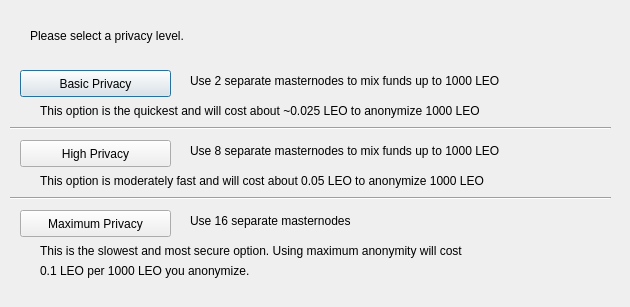
<?xml version="1.0" encoding="UTF-8"?>
<ui version="4.0">
 <class>DarksendConfig</class>
 <widget class="QDialog" name="DarksendConfig">
  <property name="geometry">
   <rect>
    <x>0</x>
    <y>0</y>
    <width>630</width>
    <height>307</height>
   </rect>
  </property>
  <property name="windowTitle">
   <string>Configure PrivateSend</string>
  </property>
  <widget class="QPushButton" name="buttonBasic">
   <property name="geometry">
    <rect>
     <x>20</x>
     <y>70</y>
     <width>151</width>
     <height>27</height>
    </rect>
   </property>
   <property name="text">
    <string>Basic Privacy</string>
   </property>
  </widget>
  <widget class="QPushButton" name="buttonHigh">
   <property name="geometry">
    <rect>
     <x>20</x>
     <y>140</y>
     <width>151</width>
     <height>27</height>
    </rect>
   </property>
   <property name="text">
    <string>High Privacy</string>
   </property>
  </widget>
  <widget class="QPushButton" name="buttonMax">
   <property name="geometry">
    <rect>
     <x>20</x>
     <y>210</y>
     <width>151</width>
     <height>27</height>
    </rect>
   </property>
   <property name="text">
    <string>Maximum Privacy</string>
   </property>
  </widget>
  <widget class="QLabel" name="label">
   <property name="geometry">
    <rect>
     <x>30</x>
     <y>20</y>
     <width>571</width>
     <height>31</height>
    </rect>
   </property>
   <property name="text">
    <string>Please select a privacy level.</string>
   </property>
  </widget>
  <widget class="QLabel" name="label_2">
   <property name="geometry">
    <rect>
     <x>190</x>
     <y>70</y>
     <width>421</width>
     <height>21</height>
    </rect>
   </property>
   <property name="text">
    <string>Use 2 separate masternodes to mix funds up to 1000 LEO</string>
   </property>
  </widget>
  <widget class="QLabel" name="label_3">
   <property name="geometry">
    <rect>
     <x>190</x>
     <y>140</y>
     <width>411</width>
     <height>21</height>
    </rect>
   </property>
   <property name="text">
    <string>Use 8 separate masternodes to mix funds up to 1000 LEO</string>
   </property>
  </widget>
  <widget class="QLabel" name="label_4">
   <property name="geometry">
    <rect>
     <x>190</x>
     <y>210</y>
     <width>421</width>
     <height>21</height>
    </rect>
   </property>
   <property name="text">
    <string>Use 16 separate masternodes</string>
   </property>
  </widget>
  <widget class="QLabel" name="label_6">
   <property name="geometry">
    <rect>
     <x>40</x>
     <y>100</y>
     <width>561</width>
     <height>21</height>
    </rect>
   </property>
   <property name="text">
    <string>This option is the quickest and will cost about ~0.025 LEO to anonymize 1000 LEO</string>
   </property>
  </widget>
  <widget class="QLabel" name="label_7">
   <property name="geometry">
    <rect>
     <x>40</x>
     <y>170</y>
     <width>561</width>
     <height>21</height>
    </rect>
   </property>
   <property name="text">
    <string>This option is moderately fast and will cost about 0.05 LEO to anonymize 1000 LEO</string>
   </property>
  </widget>
  <widget class="QLabel" name="label_8">
   <property name="geometry">
    <rect>
     <x>40</x>
     <y>240</y>
     <width>561</width>
     <height>21</height>
    </rect>
   </property>
   <property name="text">
    <string>This is the slowest and most secure option. Using maximum anonymity will cost</string>
   </property>
  </widget>
  <widget class="QLabel" name="label_9">
   <property name="geometry">
    <rect>
     <x>40</x>
     <y>260</y>
     <width>561</width>
     <height>21</height>
    </rect>
   </property>
   <property name="text">
    <string>0.1 LEO per 1000 LEO you anonymize.</string>
   </property>
  </widget>
  <widget class="Line" name="line">
   <property name="geometry">
    <rect>
     <x>10</x>
     <y>120</y>
     <width>601</width>
     <height>16</height>
    </rect>
   </property>
   <property name="orientation">
    <enum>Qt::Horizontal</enum>
   </property>
  </widget>
  <widget class="Line" name="line_2">
   <property name="geometry">
    <rect>
     <x>10</x>
     <y>190</y>
     <width>601</width>
     <height>16</height>
    </rect>
   </property>
   <property name="orientation">
    <enum>Qt::Horizontal</enum>
   </property>
  </widget>
 </widget>
 <resources/>
 <connections/>
</ui>
